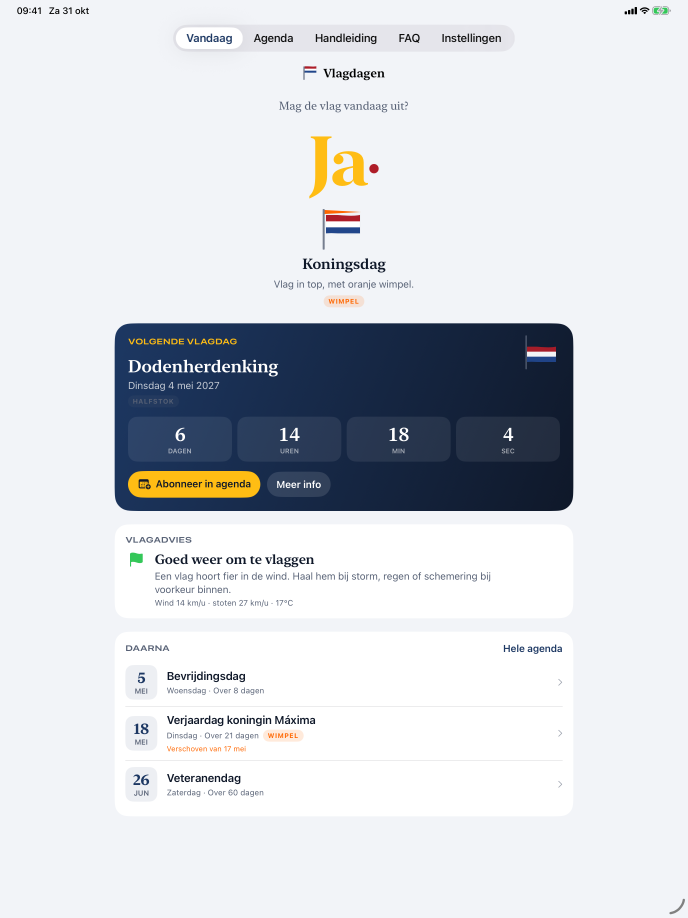
#> input picture AppStore/raw/ipad/01-vandaag-ja.png, 2064 x 2752 px, found by its file name (shown at 1/3 size)
$ python compose_appstore.py
#> lines starting #> are read from the running program, lines starting #| are printed output that depends on the picture; after the words box and inside, x2 and y2 are one past the last pixel; in counts of white or black regions, pixels touching at a corner belong together
#!/usr/bin/env python3
"""Maakt App Store-afbeeldingen van de ruwe simulator-screenshots.

Gebruik:  python3 scripts/compose_appstore.py <fonts-map>
Invoer:   AppStore/raw/{iphone,ipad}/*.png
Uitvoer:  AppStore/screenshots/iphone-6.3/*.png   (1206 x 2622)
          AppStore/screenshots/ipad-13/*.png      (2064 x 2752)
          AppStore/promo/*.png                    (banners)
"""
import math
import os
import sys
from PIL import Image, ImageDraw, ImageFilter, ImageFont

ROOT = os.path.dirname(os.path.dirname(os.path.abspath(__file__)))
FONTS = sys.argv[1] if len(sys.argv) > 1 else os.path.join(ROOT, "scripts", "fonts")
RAW = os.path.join(ROOT, "AppStore", "raw")
OUT = os.path.join(ROOT, "AppStore")

NAVY = (0x1D, 0x38, 0x63)
INK = (0x0F, 0x18, 0x29)
GOLD = (0xFF, 0xBD, 0x14)
ORANGE = (0xFF, 0x66, 0x00)
RED = (0xAE, 0x1C, 0x28)
WHITE = (0xFA, 0xFA, 0xFA)
BLUE = (0x21, 0x46, 0x8B)


def font(name, size):
    for root, _, files in os.walk(FONTS):
        if name in files:
            return ImageFont.truetype(os.path.join(root, name), size)
    raise SystemExit(f"Font {name} niet gevonden in {FONTS}")


SERIF = "Fraunces_700Bold.ttf"
SANS = "Inter_500Medium.ttf"
SANS_BOLD = "Inter_700Bold.ttf"

# (raw-bestand, eyebrow, kop, onderregel) in App Store-volgorde
SLIDES = [
    ("01-vandaag-ja", "VLAGDAGEN 2.0", "Mag de vlag\nvandaag uit?", "Ja of nee, in één oogopslag."),
    ("05-meldingen", "AUTOMATISCH", "Elke vlagdag\neen seintje", "Een ochtendmelding op jouw tijd."),
    ("04-agenda", "AGENDA", "Alle vlagdagen\nop een rij", "Verschoven datums rekenen we zelf uit."),
    ("02-aftellen", "AFTELKLOK", "Tel af naar de\nvolgende vlagdag", "Met wimpel? Je ziet het meteen."),
    ("03-halfstok", "4 MEI", "Halfstok tot\nzonsondergang", "Met de exacte tijd voor jouw dag."),
    ("06-handleiding", "HANDLEIDING", "Zo hang je\nde vlag goed", "Hijsen, halfstok en de wimpel."),
    ("07-detail", "ACHTERGROND", "Weet waarom\nwe vlaggen", "Uitleg bij elke vlagdag."),
    ("08-welkom", "WELKOM", "Mis nooit meer\neen vlagdag", "Meldingen, agenda-abonnement en widgets."),
]


# ---------- tekenhulpen ----------

def gradient(w, h, c1=NAVY, c2=INK, angle=False):
    base = Image.new("RGB", (1, 256))
    for y in range(256):
        t = y / 255
        base.putpixel((0, y), tuple(int(c1[i] + (c2[i] - c1[i]) * t) for i in range(3)))
    return base.resize((w, h), Image.BICUBIC)


def glow(img, cx, cy, r, color=GOLD, strength=70):
    w, h = img.size
    scale = 8
    m = Image.new("L", (w // scale, h // scale), 0)
    ImageDraw.Draw(m).ellipse([(cx - r) / scale, (cy - r) / scale, (cx + r) / scale, (cy + r) / scale], fill=strength)
    m = m.filter(ImageFilter.GaussianBlur(r / scale * 0.6)).resize((w, h), Image.BICUBIC)
    img.paste(Image.new("RGB", (w, h), color), (0, 0), m)


# [30 lines left out: functions rounded_mask, shadow, device, not called in this run]


def text_block(img, x, y, max_w, eyebrow, title, sub, scale, align="center"):
    d = ImageDraw.Draw(img)
    f_eye = font(SANS_BOLD, int(34 * scale))
    f_title = font(SERIF, int(118 * scale))
    f_sub = font(SANS, int(44 * scale))

    # [5 lines left out: function draw_line, not called in this run]

    # eyebrow met letterspatiëring
    eye = " ".join(eyebrow)  # simpele tracking
    y += draw_line(eye, f_eye, GOLD, y, int(28 * scale))
    for line in title.split("\n"):
        y += draw_line(line, f_title, (255, 255, 255), y, int(-8 * scale))
    y += int(34 * scale)
    y += draw_line(sub, f_sub, (0xC9, 0xD3, 0xE6), y)
    return y


# [57 lines left out: function tricolor_ribbon, not called in this run]


# ---------- screenshots ----------

def compose_screens(kind, size, folder):
    W, H = size
    src = os.path.join(RAW, kind)
    dst = os.path.join(OUT, "screenshots", folder)
    os.makedirs(dst, exist_ok=True)
    scale = W / 1206 if kind == "iphone" else W / 2064 * 1.25
    made = []
    for idx, (raw, eyebrow, title, sub) in enumerate(SLIDES, start=1):
        path = os.path.join(src, raw + ".png")
        if not os.path.exists(path):
            print("  ontbreekt:", path)
            continue
        shot = Image.open(path).convert("RGB")
        img = gradient(W, H)
        glow(img, W * 0.85, H * 0.10, W * 0.6, (0x34, 0x63, 0xAE), 90)
        glow(img, W * 0.1, H * 0.95, W * 0.6, (0x3A, 0x6B, 0xB8), 70)
        top = int(H * 0.055)
        text_block(img, int(W * 0.06), top, int(W * 0.88), eyebrow, title, sub, scale)
        dev_w = int(W * (0.80 if kind == "iphone" else 0.78))
        dev_x = (W - dev_w) // 2
        dev_y = int(H * (0.315 if kind == "iphone" else 0.285))
        device(img, shot, dev_x, dev_y, dev_w, kind)
        out = os.path.join(dst, f"{idx:02d}-{raw[3:]}.png")
        img.save(out, optimize=True)
        made.append(out)
    return made


# ---------- promobanners ----------

# [46 lines left out: function banner, not called in this run]


def main():
    made = []
    made += compose_screens("iphone", (1206, 2622), "iphone-6.3")
#> in compose_screens, `img = gradient(W, H)`:
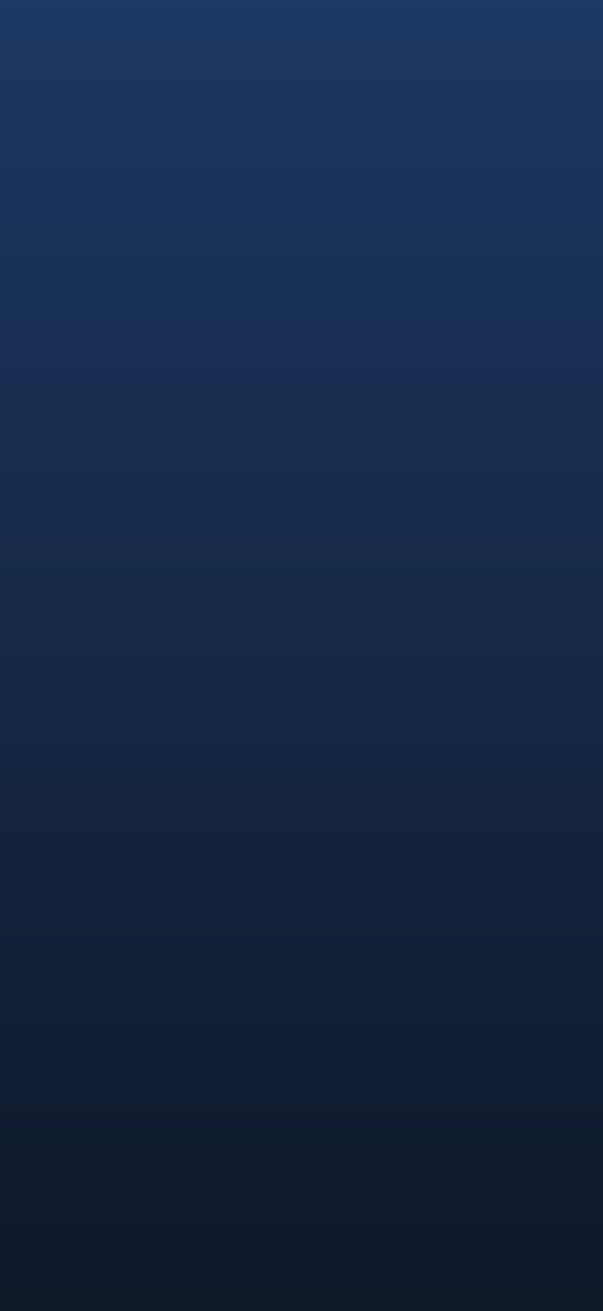
#> img: PIL image 1206x2622 RGB (shown at 1/2 size); mean R, G, B 21.5, 39.5, 69.5
#> in glow, `m = Image.new("L", (w // scale, h // scale), 0)`: m: PIL image 150x327 L; every value is 0
#> in glow, `ImageDraw.Draw(m).ellipse([(cx - r) / scale, (cy - r) / scale, (cx + r..`:
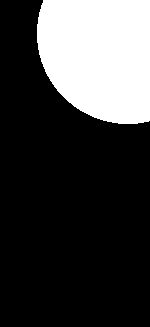
#> m: PIL image 150x327 L; values 0 (black) and 90 (white), 24.8% white; 1 white region, box (x1, y1, x2, y2) and area: (37, 0, 150, 124) 12149
#> in glow, `m = m.filter(ImageFilter.GaussianBlur(r / scale * 0.6)).resize((w, h),..`:
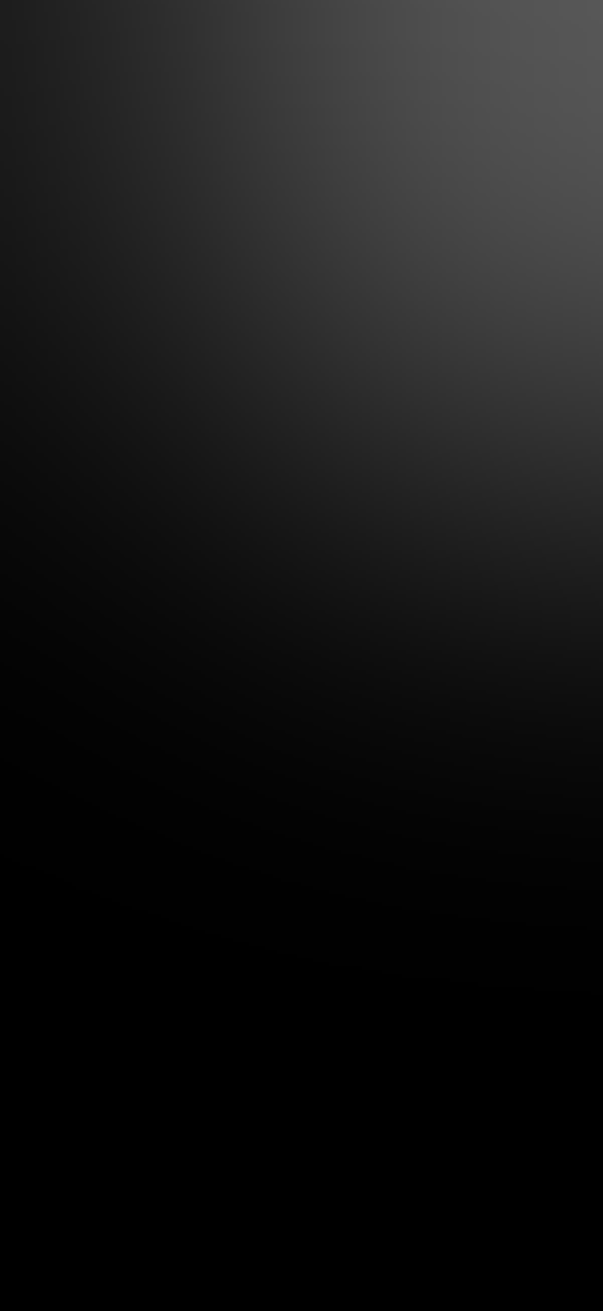
#> m: PIL image 1206x2622 L (shown at 1/2 size); min 0, max 87, mean 21.5
#> in glow, `img.paste(Image.new("RGB", (w, h), color), (0, 0), m)`:
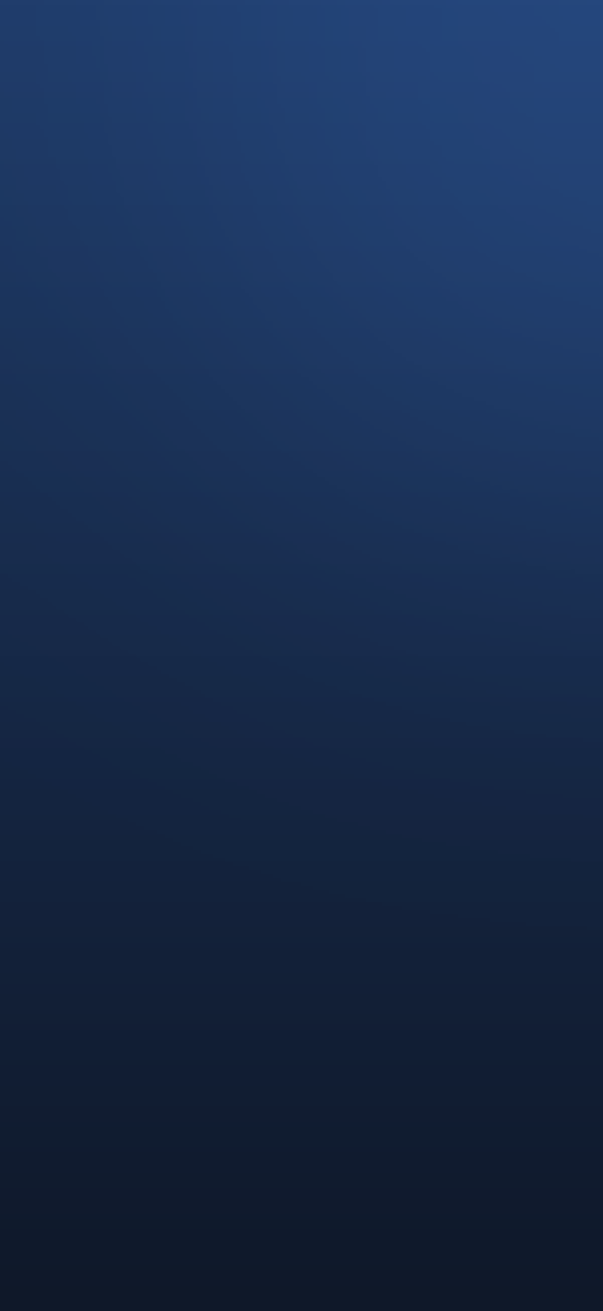
#> img: PIL image 1206x2622 RGB (shown at 1/2 size); mean R, G, B 23.7, 43.7, 76.9
#> call 2 of glow, with cx = 120.6, cy = 2490.9, r = 723.6, color = (58, 107, 184), strength = 70
#> in glow (call 2), `ImageDraw.Draw(m).ellipse([(cx - r) / scale, (cy - r) / scale, (cx + r..`:
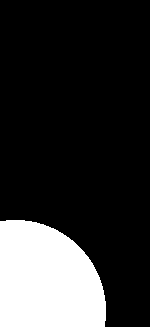
#> m: PIL image 150x327 L; values 0 (black) and 70 (white), 19.5% white; 1 white region, box (x1, y1, x2, y2) and area: (0, 220, 106, 327) 9556
#> in glow (call 2), `m = m.filter(ImageFilter.GaussianBlur(r / scale * 0.6)).resize((w, h),..`:
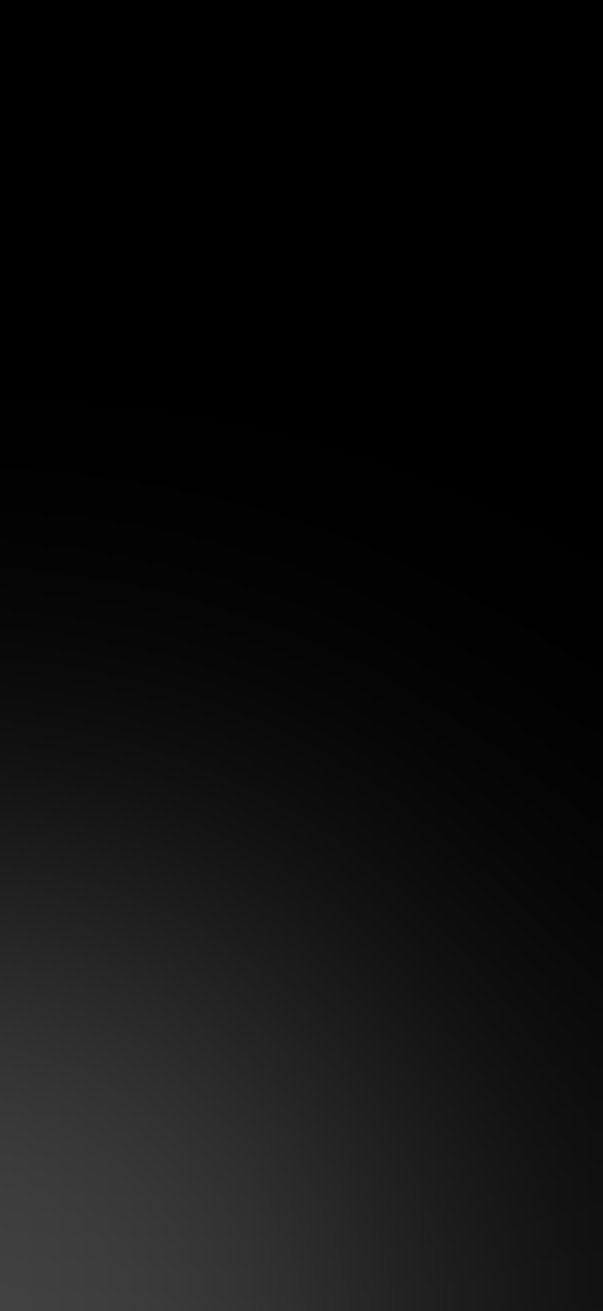
#> m: PIL image 1206x2622 L (shown at 1/2 size); min 0, max 65, mean 13.5
#> in glow (call 2), `img.paste(Image.new("RGB", (w, h), color), (0, 0), m)`:
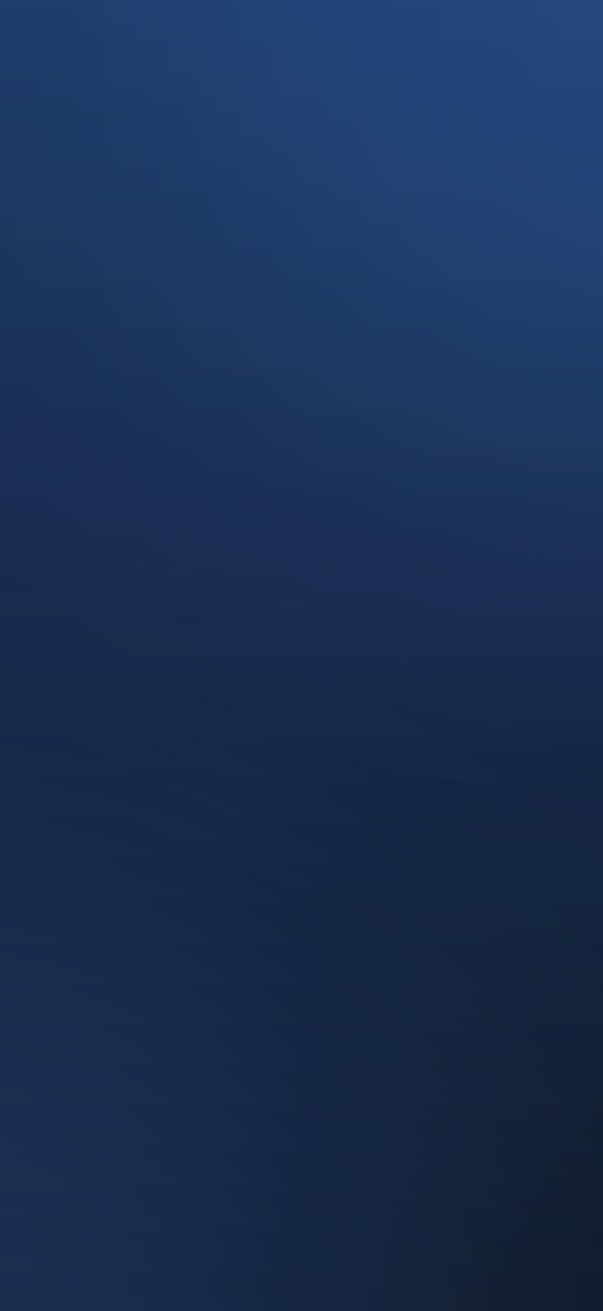
#> img: PIL image 1206x2622 RGB (shown at 1/2 size); mean R, G, B 25.9, 47.8, 83.8
    made += compose_screens("ipad", (2064, 2752), "ipad-13")
    hero = os.path.join(RAW, "iphone", "01-vandaag-ja.png")
    if os.path.exists(hero):
        for (w, h) in [(5244, 2950), (3840, 1646), (3840, 2560), (1920, 1280)]:
            made.append(banner(w, h, hero, f"promo-{w}x{h}.png"))
    for m in made:
        im = Image.open(m)
        print(f"{im.size[0]}x{im.size[1]}  {os.path.relpath(m, ROOT)}")


if __name__ == "__main__":
#> (the run stopped early here; a loop or call above may not have finished)
